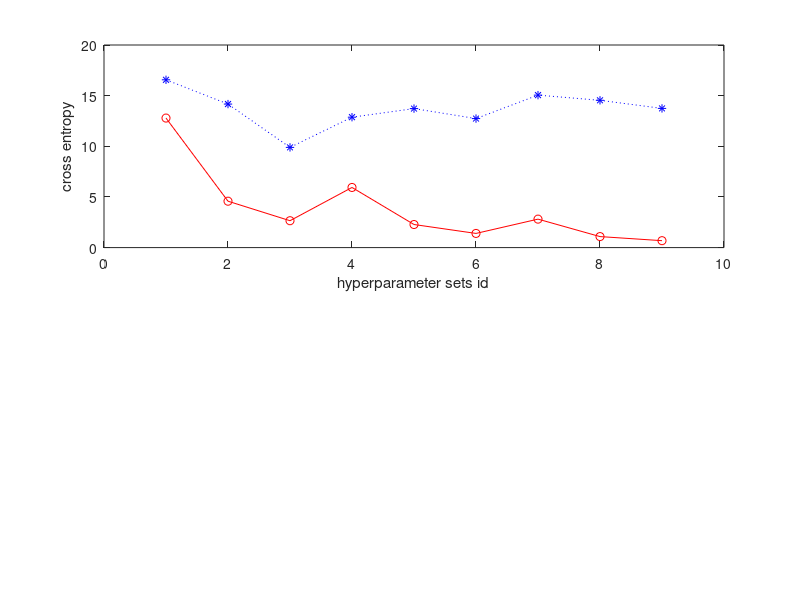

Here is the MATLAB script that generated this plot: (Note: this script raises an error after producing the figure.)
data = [    0.2500  100.0000   12.7873    0.0150   16.5649    0.1440
    0.2500  300.0000    4.5798         0   14.1686    0.1200
    0.2500  500.0000    2.6538         0    9.8918    0.0840
    0.5000  100.0000    5.9369         0   12.8735    0.1040
    0.5000  300.0000    2.2785         0   13.7220    0.1080
    0.5000  500.0000    1.3987         0   12.7365    0.1120
    1.0000  100.0000    2.8097         0   15.0511    0.1160
    1.0000  300.0000    1.0870         0   14.5398    0.1080
    1.0000  500.0000    0.6832         0   13.7407    0.1040];

% figure(multi_times+1);
x = 1:9;
subplot(2,1,1);
plot(x, data(:,3), 'r-o', x, data(:,5), 'b:*');
xlabel('hyperparameter sets id');
ylabel('cross entropy');
legend('train','validation', -1);
% title('mnist\_train');
subplot(2,1,2);
plot(x, data(:,4), 'r-o', x, data(:,6), 'b:*');
xlabel('hyperparameter sets id');
ylabel('classification error');
legend('train','validation', -1);
% title('mnist\_train');